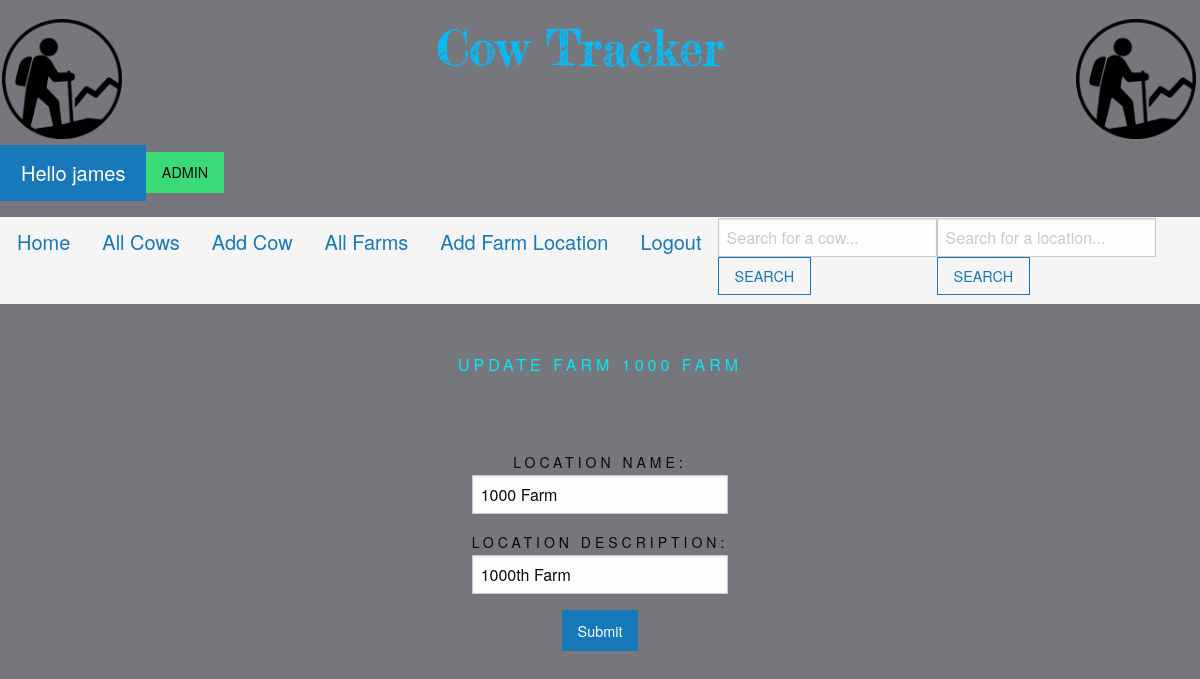
The app's page /update_farm/7 (signed in) with its own data.
### myapp/models.py (models this page shows)
class FarmLocations(models.Model):
 location_name = models.CharField('Location Name', max_length=50)
 location_description = models.CharField(max_length=200, blank=True)
 def __str__(self):
    return self.location_name

### myapp/views.py (the view)
# urls.py: path('update_farm/<farm_id>', views.update_farm, name = "update-farm"),
def update_farm(request, farm_id):
  farm = FarmLocations.objects.get(pk=farm_id)
  form = LocationForm(request.POST or None, instance=farm )
  if form.is_valid():
    form.save()
    return redirect('/farms/all-farms')
  return render(request, 'update_farm.html',{'farm':farm, 'form':form, 'title':"Update Farm..."})

### myapp/forms.py
class LocationForm(ModelForm):
 class Meta:
  model = FarmLocations
  fields = ('location_name','location_description')

### myapp/templates/update_farm.html (shortened to what this page needs)
{% extends "base.html" %}
{% load static %}
{% block body %}
<center>
    {% if user.is_staff %}
    <div class="footer-box">
        <form>
          <a>
            Update Farm {{ farm }}
          </a>
        </form>
      </div>
      <div class ="footer-box">
        <form action ="" method=POST>
            <a>
            {{ form.as_p }}
            <input type = "submit" value="Submit" class = "button">
            </a>
        </form>
    </div>
    {% endif %}
</center>
{% endblock %}

### myapp/templates/base.html (shortened to what this page needs)
{% load static %}
<!doctype html>
<html class="no-js" lang="en">
<head>
    <link rel="stylesheet" href="{% static 'css/foundation.min.css' %}">
</head>
<body>
    <div>
      {% block navbar %}
      <div style = "position:sticky">
        <h1>
          <a href = "/">
            <img src = "{% static 'imgs/logo.png' %}" style = "width:10%; margin-left:0.2vw">
          </a>
          <a href = "/" style = "margin-left: 12vw;font-size:5vw">
            <img src = "{% static 'imgs/title.png' %}" style = "width:50%">
          </a>
          <a href = "/">
            <img src = "{% static 'imgs/logo.png' %}" style = "width:10%; margin-left:15vw">
          </a>
            {% if user.is_authenticated %}
            <a href = "/" class = "button large">
              Hello {{ user }}
                {% if user.is_superuser %}
                  <a href = "/admin"><div class = "success button">ADMIN</div></a>
                {% else %}
                  {% if user.is_staff %}
                    <a href = "/"><div class = "success button">ADMIN</div></a>
                  {% else %}
                      <a class ="alert button">You need an admin account to add and update cows or farms.</a>
                      {% endif %}
                {% endif %}
            </a>
            {% else %}
            <a href = "/" class = "button large">
              Hello {{ user }} <a href ="/members/login_user" class = "alert button">please login</a>
            </a>
            {% endif %}
        <div id ="navbar">
        <h2 class = "top-bar-right" style = " padding:1px; ">
          <ul class = "menu" style = "font-size:20px;">
            <li><a href = "/" >Home</a></li>
            <li><a href = "/cows/all-cows/">All Cows</a></li>
            {% if user.is_staff %}
            <li><a href = "/add-cow">Add Cow</a></li>
            {% endif %}
            <li><a href = "/farms/all-farms/">All Farms</a></li>
            {% if user.is_staff %}
            <li><a href = "/add-location">Add Farm Location</a></li>
            {% endif %}
            {% if user.is_authenticated %}
              <li><a href = "/members/logout_user">Logout</a></li>
            {% else %}
              <li><a href = "/members/register_user">Register</a></li>
              <li><a href = "/members/login_user">Login</a></li>
            {% endif %}
            <form class = "d-flex" method = POST action ="{% url 'cows_url' %}">
            <input class="form-control me-2" type ="search" placeholder="Search for a cow... " aria-label="Search" name ="searched"><button class = "hollow button" type = "submit">SEARCH</button></form></li>
            <form class = "d-flex" method = POST action ="{% url 'farms_url' %}">
            <input class="form-control me-2" type ="search" placeholder="Search for a location... " aria-label="Search" name ="locSearch"><button class = "hollow button" type = "submit">SEARCH</button></form></li>
          </ul>
        </h2>
      </div>
      {% endblock %}
  {% block body %}
  {% endblock %}
</body>
</html>

### myapp/templates/update_farm.html (style rules this page uses)
* { box-sizing: border-box; }
body { font-family: sans-serif; background:#75777c; }
.footer-box form a { position: relative; display: inline-block; padding: 10px 20px; color: #03e9f4; font-size: 16px; text-decoration: none; text-transform: uppercase; overflow: hidden; transition: .5s; margin-top: 40px; letter-spacing: 4px }
#navbar { overflow: hidden; background-color:whitesmoke }
#navbar a { padding: 14px 16px; }

### records on screen
FarmLocations: location_name "1000 FARM", location_name "1000 Farm", location_description "1000th Farm"

### other values on screen
{{ user }} "james"
